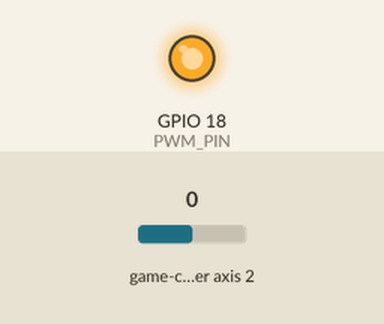
Recording of a program running on a simulated Raspberry Pi (BCM pin numbers). On the bench: output pins drawn as LEDs (lit = HIGH). The inputs (shaded band) are chosen by the test bench; at power-on: game-controller axis 2 0. What the program prints to the terminal is not drawn.

Above: at 1.2 s.
1.3 s: game-controller axis 2 set to 0.5
At 2.4 s:
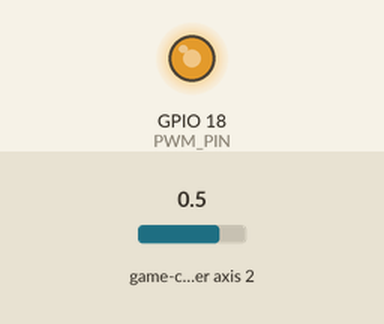
2.8 s: game-controller axis 2 set to -1
At 3.5 s:
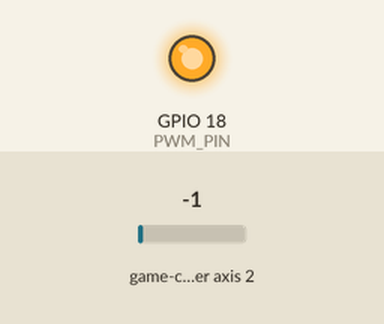
4.3 s: game-controller axis 2 set to 1
At 4.7 s:
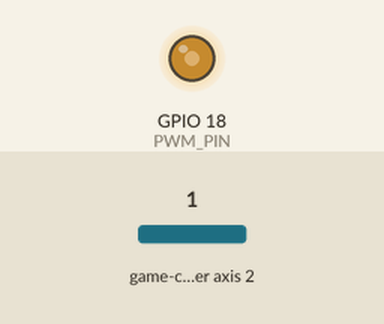
5.8 s: game-controller axis 2 set to -0.5
At 7.0 s:
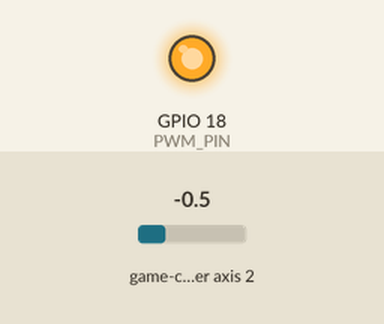
Timing chart, 0 to 8.3 s (numbered marks = the images above; inputs shaded):
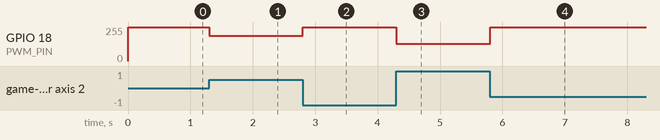

Measured:
- after the input at 1.3 s, GPIO 18 (PWM_PIN): 255/255 → 191/255 at once
- after the input at 2.8 s, GPIO 18 (PWM_PIN): 191/255 → 255/255 at once
- after the input at 4.3 s, GPIO 18 (PWM_PIN): 255/255 → 128/255 at once
- after the input at 5.8 s, GPIO 18 (PWM_PIN): 128/255 → 255/255 at once

The program:

controllerpwm.py
```python
import pygame
import RPi.GPIO as GPIO
import requests
import socket


# Relays server position to pi 4 server
# TODO: Setup static ip on raspberry pi 4 and find which network to run on. Possible portforward.
# IP and port of the Raspberry Pi 4 server
server_ip = '172.20.10.3'
server_port = 80

# Function to send servo position data to the server
def send_servo_position(position):
    data = {"servo_position": position}
    try:
        response = requests.post(f'http://{server_ip}:{server_port}/update_servo', json=data)
        if response.status_code == 200:
            print("Servo position sent successfully")
        else:
            print("Error sending servo position")
    except Exception as e:
        print(f"Error: {e}")

# Initialize Pygame
pygame.init()

# Initialize the joystick subsystem
pygame.joystick.init()

# Check if any joystick (including the PS4 controller) is connected
if pygame.joystick.get_count() == 0:
    print("No joystick found. Make sure your PS4 controller is connected.")
else:
    # Initialize the first joystick (change index if you have multiple controllers)
    joystick = pygame.joystick.Joystick(0)
    joystick.init()

    # Define the index for the right trigger axis (may vary on different controllers)
    RIGHT_TRIGGER_AXIS = 5  # This index is based on typical PS4 controller configuration

    # Define the index for the left trigger axis (may vary on different controllers)
    LEFT_TRIGGER_AXIS = 2  # This index is based on typical PS4 controller configuration

    # Define the PWM pin (GPIO 18)
    PWM_PIN = 18  # Change this to your desired GPIO pin (e.g., GPIO18)

    # Set up PWM on the selected pin
    GPIO.setmode(GPIO.BCM)
    GPIO.setup(PWM_PIN, GPIO.OUT)

    # Create a PWM instance with a frequency of 1000 Hz
    pwm = GPIO.PWM(PWM_PIN, 1000)
    pwm.start(0)  # Start with a duty cycle of 0%

    try:
        while True:
            pygame.event.pump()

            # Get the value of the right trigger axis (0.0 when not pressed, 1.0 when fully pressed)
            right_trigger_value = joystick.get_axis(RIGHT_TRIGGER_AXIS)

            # Map the right trigger value to a PWM duty cycle (0% to 100%)
            right_duty_cycle = (right_trigger_value + 1.0) * 50.0  # Scale to the 0-100 range
            right_duty_cycle = max(0.0, min(100.0, right_duty_cycle))

            # Get the value of the left trigger axis (0.0 when not pressed, 1.0 when fully pressed)
            left_trigger_value = joystick.get_axis(LEFT_TRIGGER_AXIS)

            # Map the left trigger value to a PWM duty cycle (0% to -100%)
            left_duty_cycle = (-left_trigger_value + 1.0) * 50.0  # Scale to the 0-100 range with negative values
            left_duty_cycle = max(-100.0, min(100.0, left_duty_cycle))

            # Update the PWM duty cycle
            combined_duty_cycle = right_duty_cycle + left_duty_cycle
            combined_duty_cycle = max(0.0, min(100.0, combined_duty_cycle))
            pwm.ChangeDutyCycle(combined_duty_cycle)

            # Print the trigger values in the shell
            print(f"Right Trigger Value: {right_trigger_value:.2f}, Left Trigger Value: {left_trigger_value:.2f}")

    except KeyboardInterrupt:
        # Clean up and exit when Ctrl+C is pressed
        pwm.stop()
        GPIO.cleanup()
```
